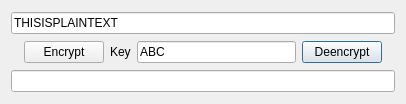
<?xml version="1.0" encoding="UTF-8"?>
<ui version="4.0">
 <class>QtVigenereCipherMainDialog</class>
 <widget class="QDialog" name="QtVigenereCipherMainDialog">
  <property name="geometry">
   <rect>
    <x>0</x>
    <y>0</y>
    <width>406</width>
    <height>104</height>
   </rect>
  </property>
  <property name="windowTitle">
   <string>CaesarCipher</string>
  </property>
  <property name="windowIcon">
   <iconset>
    <normaloff>:/images/CaesarCipherArrowDown16x16.png</normaloff>:/images/CaesarCipherArrowDown16x16.png</iconset>
  </property>
  <layout class="QGridLayout" name="gridLayout">
   <item row="1" column="5">
    <widget class="QLabel" name="label_arrow_up">
     <property name="text">
      <string/>
     </property>
     <property name="pixmap">
      <pixmap resource="ToolVigenereCipher.qrc">:/images/ToolVigenereCipherArrowDown34x34.png</pixmap>
     </property>
    </widget>
   </item>
   <item row="1" column="4">
    <widget class="QPushButton" name="button_deencrypt">
     <property name="text">
      <string>Deencrypt</string>
     </property>
    </widget>
   </item>
   <item row="1" column="1">
    <widget class="QPushButton" name="button_encrypt">
     <property name="text">
      <string>Encrypt</string>
     </property>
    </widget>
   </item>
   <item row="1" column="0">
    <widget class="QLabel" name="label_arrow_down">
     <property name="text">
      <string/>
     </property>
     <property name="pixmap">
      <pixmap resource="ToolVigenereCipher.qrc">:/images/ToolVigenereCipherArrowUp34x34.png</pixmap>
     </property>
    </widget>
   </item>
   <item row="0" column="0" colspan="6">
    <widget class="QLineEdit" name="edit_plaintext">
     <property name="text">
      <string>THISISPLAINTEXT</string>
     </property>
    </widget>
   </item>
   <item row="1" column="2">
    <widget class="QLabel" name="label_key">
     <property name="text">
      <string>Key</string>
     </property>
    </widget>
   </item>
   <item row="2" column="0" colspan="6">
    <widget class="QLineEdit" name="edit_encrypted_text"/>
   </item>
   <item row="1" column="3">
    <widget class="QLineEdit" name="box_key">
     <property name="text">
      <string>ABC</string>
     </property>
    </widget>
   </item>
  </layout>
 </widget>
 <layoutdefault spacing="6" margin="11"/>
 <resources>
  <include location="ToolVigenereCipher.qrc"/>
 </resources>
 <connections/>
</ui>
